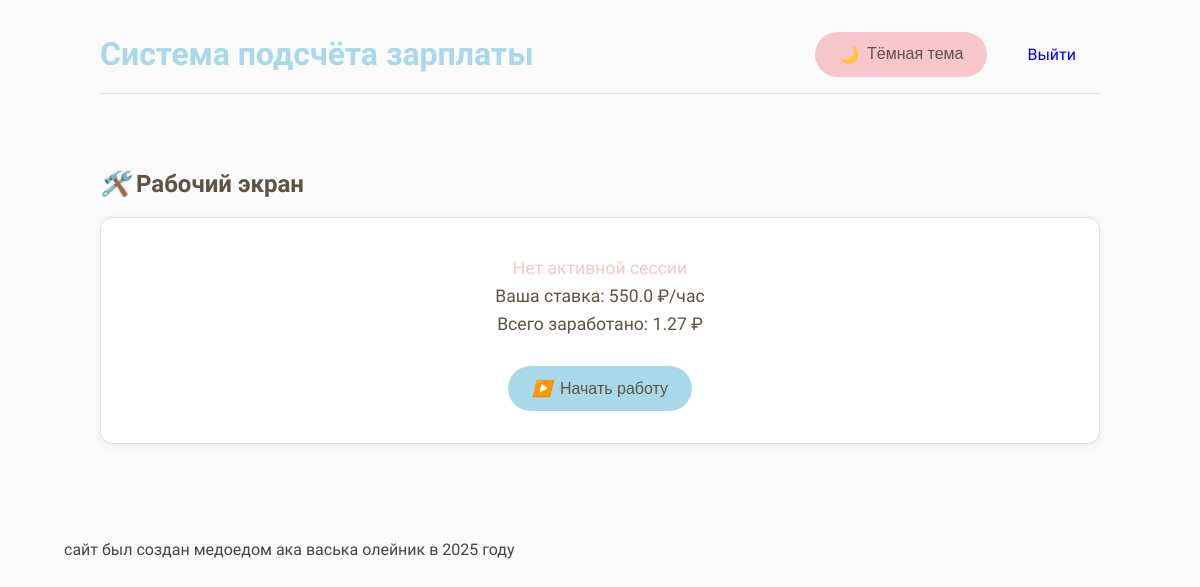
Before: /work (signed in) with the older database file.
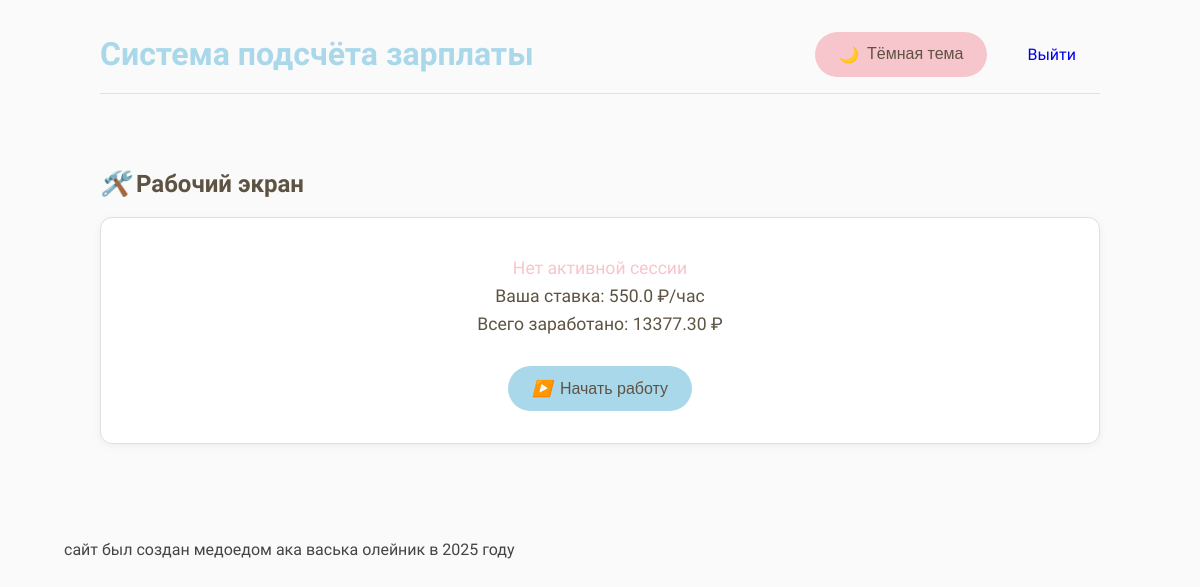
After: the same page with the newer database file.
### app.py (models this page shows)
class User(db.Model):
    id = db.Column(db.Integer, primary_key=True)
    username = db.Column(db.String(80), unique=True, nullable=False)
    password = db.Column(db.String(120), nullable=False)
    hourly_rate = db.Column(db.Float, default=0.0)
    is_admin = db.Column(db.Boolean, default=False)
    total_earned = db.Column(db.Float, default=0.0)

### app.py (the view, shortened to what this page needs)
@app.route('/work', methods=['GET', 'POST'])
@login_required
def work():
    user = User.query.get(session['user_id'])
    active_session = WorkSession.query.filter_by(user_id=user.id, end_time=None).first()
    return render_template('work.html', user=user, active_session=active_session)

### app.py (called while the page is built)
def login_required(f):
    @wraps(f)
    def decorated_function(*args, **kwargs):
        if 'user_id' not in session:
            return redirect(url_for('login'))
        return f(*args, **kwargs)
    return decorated_function

@app.context_processor
def inject_theme():
    return dict(current_theme=session.get('theme', 'light'))

### templates/work.html (shortened to what this page needs)
{% extends "base.html" %}
{% block content %}
<section class="work-section">
  <h2><i class="icon-work"></i> Рабочий экран</h2>
  <div class="card work-card">
    <div class="work-status">
      {% if active_session %}
        <p class="active-session">Активная сессия начата: {{ active_session.start_time.strftime('%H:%M') }}</p>
      {% else %}
        <p class="no-session">Нет активной сессии</p>
      {% endif %}
      <p class="rate-info">Ваша ставка: {{ user.hourly_rate }} ₽/час</p>
      <p class="total-info">Всего заработано: {{ "%.2f"|format(user.total_earned) }} ₽</p>
    </div>
    <div class="work-controls">
      <form method="POST">
        {% if active_session %}
          <button type="submit" name="end" class="btn btn-danger">
            <i class="icon-stop"></i> Завершить работу
          </button>
        {% else %}
          <button type="submit" name="start" class="btn btn-primary">
            <i class="icon-start"></i> Начать работу
          </button>
        {% endif %}
      </form>
    </div>
  </div>
</section>
{% endblock %}

Changed rows visible on the page:
changed User: total_earned "1.27" → "13377.30"
